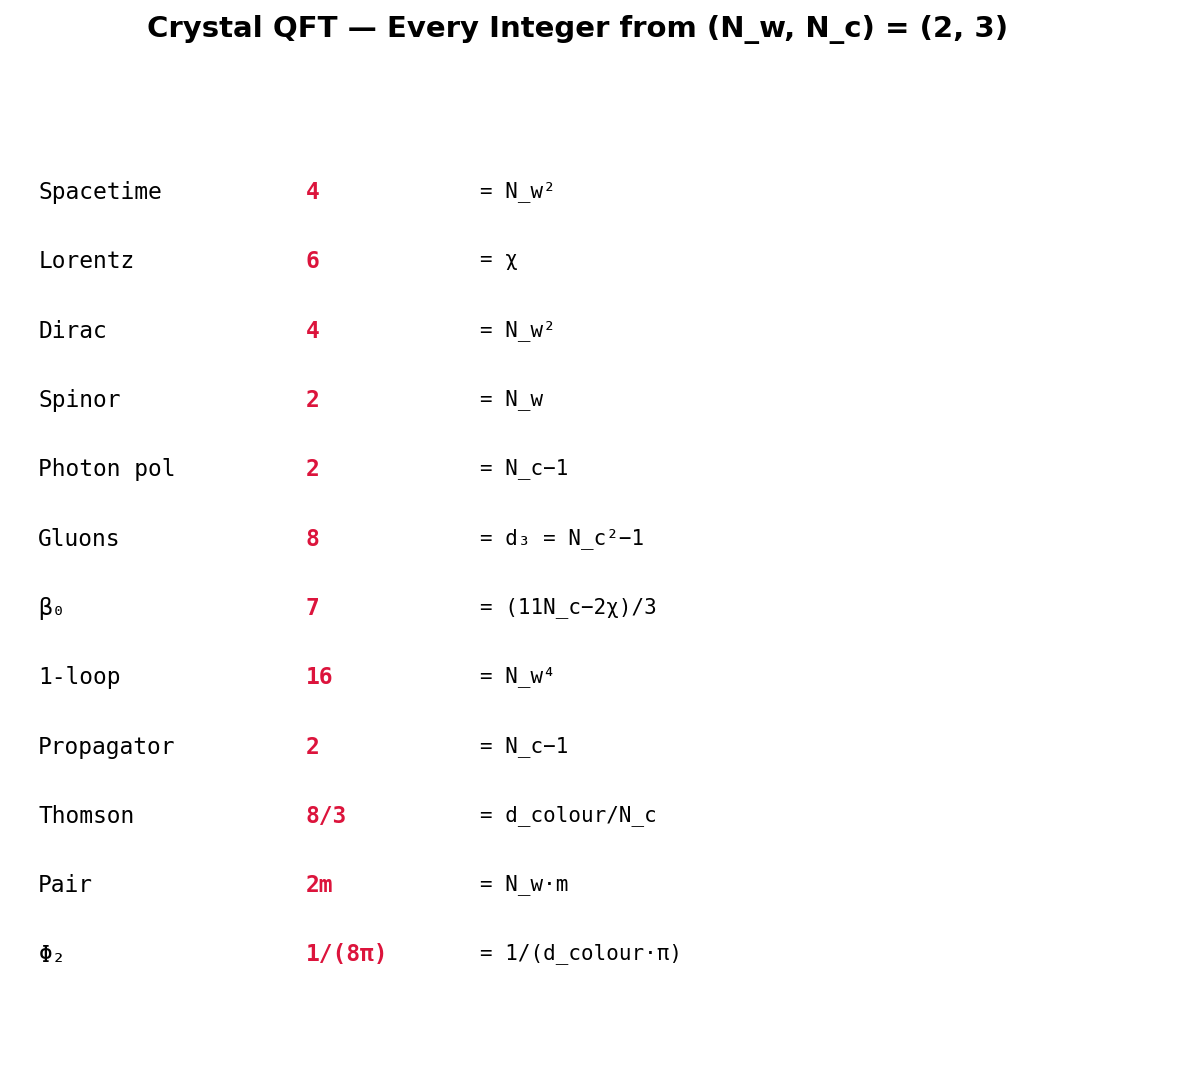

Write the Python code that produced this figure.
#!/usr/bin/env python3
"""Crystal QFT — Every Integer from (2,3)"""
import crystal_toe as ct
import matplotlib.pyplot as plt

toe = ct.Toe(); qf = toe.qft()
fig, ax = plt.subplots(figsize=(10, 8))
fig.suptitle(f"Crystal QFT — Every Integer from (N_w, N_c) = ({qf.n_w()}, {qf.n_c()})", fontsize=14, fontweight='bold')
ax.axis('off')
rows = [
    ("Spacetime",    "4",  "N_w²"), ("Lorentz",  "6",  "χ"),
    ("Dirac",        "4",  "N_w²"), ("Spinor",   "2",  "N_w"),
    ("Photon pol",   "2",  "N_c−1"), ("Gluons",  "8",  "d₃ = N_c²−1"),
    ("β₀",          "7",  "(11N_c−2χ)/3"), ("1-loop", "16", "N_w⁴"),
    ("Propagator",   "2",  "N_c−1"), ("Thomson", "8/3", "d_colour/N_c"),
    ("Pair",         "2m", "N_w·m"), ("Φ₂",     "1/(8π)", "1/(d_colour·π)"),
]
for i, (name, val, origin) in enumerate(rows):
    y = 0.95 - i * 0.075
    ax.text(0.02, y, name, fontsize=11, fontfamily='monospace', va='top', transform=ax.transAxes)
    ax.text(0.25, y, val, fontsize=11, fontfamily='monospace', va='top', fontweight='bold', color='crimson', transform=ax.transAxes)
    ax.text(0.40, y, f'= {origin}', fontsize=10, fontfamily='monospace', va='top', transform=ax.transAxes)
plt.savefig('qft_integers.png', dpi=150, bbox_inches='tight'); plt.show()
